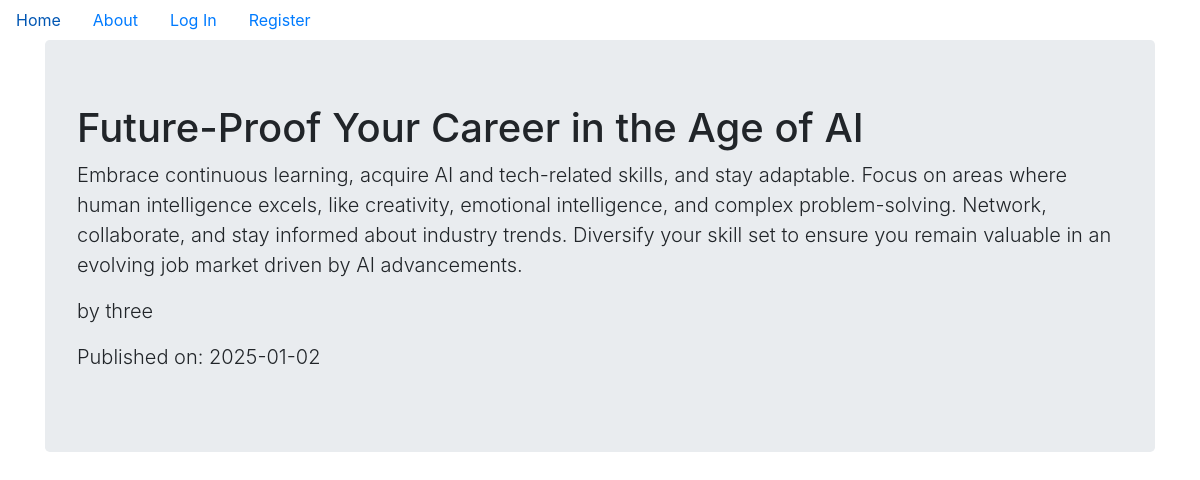
/2, run on the app's committed database.
### LETScompanyblog/models.py (models this page shows, shortened)
class BlogPost(db.Model):
    users = db.relationship(User)
    id = db.Column(db.Integer, primary_key=True)
    user_id = db.Column(db.Integer, db.ForeignKey('users.id'), nullable=False)
    date = db.Column(db.DateTime, nullable=False, default=datetime.utcnow)
    title = db.Column(db.String(140), nullable=False)
    text = db.Column(db.Text, nullable=False)

class User(db.Model, UserMixin):
    __tablename__ = 'users'
    id = db.Column(db.Integer, primary_key = True)
    profile_image = db.Column(db.String(20), nullable=False, default='sketch-4748895_1280.jpg')
    email = db.Column(db.String(64), unique=True, index=True)
    username = db.Column(db.String(64), unique=True, index=True)
    password_hash = db.Column(db.String(128))
    posts = db.relationship('BlogPost', backref='author', lazy=True)

### LETScompanyblog/users/views.py (the view)
@users.route("/<username>")
def user_posts(username):
    page = request.args.get('page', 1, type=int)
    user = User.query.filter_by(username=username).first_or_404()
    blog_posts = BlogPost.query.filter_by(author=user).order_by(BlogPost.date.desc()).paginate(page=page, per_page=5)
    return render_template('user_blog_posts.html', blog_posts=blog_posts, user=user)

### LETScompanyblog/blog_posts/views.py (called while the page is built)
@blog_posts.route('/<int:blog_post_id>')
def blog_post(blog_post_id):
    blog_post = BlogPost.query.get_or_404(blog_post_id)
    return render_template('blog_post.html', title=blog_post.title, date=blog_post.date, post=blog_post)

### LETScompanyblog/templates/blog_post.html (shortened to what this page needs)
{% extends "base.html" %}
{% block content %}
    <div class="jumbotron">
        <h1>{{ post.title }}</h1>
        <p class="lead">{{ post.text }}</p>
        <p class="lead">by {{ post.author.username }}</p>
        <p class="lead">Published on: {{ post.date.strftime('%Y-%m-%d') }}</p>
    </div>
{% endblock %}

### data on the page
BlogPost: title "Future-Proof Your Career in the Age of AI", text "Embrace continuous learning, acquire AI and tech-related skills, and stay adaptable. Focus on areas where human intelligence excels, like creativity, emotional intelligence, and complex problem-solving. Network, collaborate, and stay informed about industry trends. Diversify your skill set to ensure you remain valuable in an evolving job market driven by AI advancements.", date "2025-01-02"
User: author.username "three"
